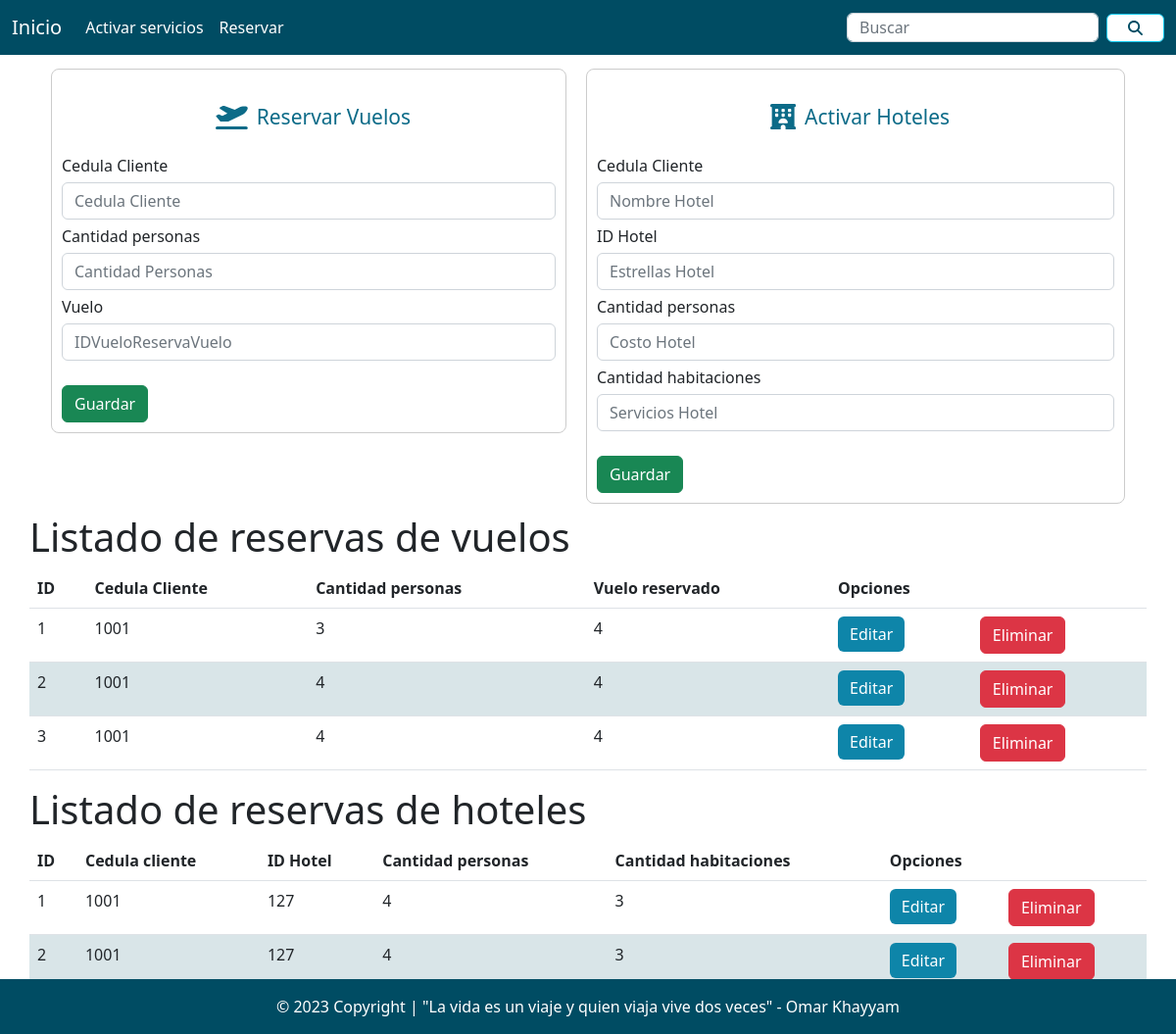
The app's page /orders/reservas/ with its own data.
### orders/models.py (models this page shows, shortened)
class reservaVuelo(models.Model):
    IDReservaVuelo = models.BigAutoField(primary_key=True)
    cedulaClienteReservaVuelo = models.ForeignKey(Cliente , on_delete=models.CASCADE , null=True)
    cantidadPersonasReservaVuelo = models.IntegerField()
    IDVueloReservaVuelo = models.ForeignKey(Vuelo , on_delete=models.CASCADE , null=True)

class Cliente(models.Model):
    cedulaCliente = models.IntegerField(primary_key=True)
    nombreCliente = models.CharField(max_length=100)
    telefonoCliente = models.IntegerField()
    correoCliente = models.EmailField(max_length=100)
    direccionCliente = models.CharField(max_length=300)
    contraseñaCliente = models.CharField('Contraseña', max_length=30)
    def __str__(self):
        return f'{self.cedulaCliente}'

class Vuelo(models.Model):
    IDVuelo = models.BigAutoField(primary_key=True)
    origenVuelo = models.CharField(max_length=100)
    destinoVuelo = models.CharField(max_length=100)
    fechaVuelo = models.DateField()
    horaSalidaVuelo = models.TimeField()
    horaLlegadaVuelo = models.TimeField()
    sillasDisponibleVuelo = models.IntegerField()
    costoVuelo = models.IntegerField()
    def __str__(self):
        return f'{self.IDVuelo}'

class reservaHotel(models.Model):
    IDReservaHotel = models.BigAutoField(primary_key=True)
    cedulaClienteReservaHotel = models.ForeignKey(Cliente , on_delete=models.CASCADE , null=True)
    IDHotelReservaHotel = models.ForeignKey(Hotel , on_delete=models.CASCADE , null=True)
    cantidadPersonasReservaHotel = models.IntegerField()
    cantidadHabitacionesReservaHotel = models.CharField(max_length=500)

class Hotel(models.Model):
    IDHotel = models.BigAutoField(primary_key=True)
    nombreHotel = models.CharField(max_length=100)
    estrellasHotel = models.IntegerField()
    costoHotel = models.IntegerField()
    serviciosHotel = models.CharField(max_length=500)
    imagenHotel = models.ImageField(upload_to='images/', blank=True, null=True)
    def __str__(self):
        return f'{self.IDHotel}'

### orders/views.py (the view)
# urls.py: path('reservas/', views.Reservas),
def Reservas(request):
    ReservaVueloListados = reservaVuelo.objects.all()
    ReservaHotelListados = reservaHotel.objects.all()
    return render(request, "reservas_create_list.html", {"reservaVuelo": ReservaVueloListados, "reservaHotel": ReservaHotelListados})

### orders/templates/reservas_create_list.html (shortened to what this page needs)
<!doctype html>
<html lang="en">
<head>
    {% load static %}
    <link href="https://cdn.jsdelivr.net/npm/bootstrap@5.2.3/dist/css/bootstrap.min.css" rel="stylesheet">
    <link href="https://getbootstrap.com/docs/5.2/assets/css/docs.css" rel="stylesheet">
    <link href="{% static 'css/style.css' %}" rel="stylesheet">
</head>
<body>
    <nav class="navbar navbar-expand-lg"
        style="background-color: #004c63; position: fixed; width: 100%; z-index: 100; ">
        <div class="container-fluid">
            <a class="navbar-brand text-white" href="/">Inicio</a>
            <div class="collapse navbar-collapse " id="navbarSupportedContent">
                <ul class="navbar-nav me-auto mb-2 mb-lg-0 ">
                    <li class="nav-item">
                        <a class="nav-link active text-white" aria-current="page" href="../activarServicios/">Activar
                            servicios</a>
                    </li>
                    <li class="nav-item">
                        <a class="nav-link text-white" href="../reservas/">Reservar</a>
                    </li>
                </ul>
                <form class="d-flex" role="search" style="align-items: center;">
                    <input class="form-control me-2" style="height: 30px;" type="search" placeholder="Buscar"
                        aria-label="Search">
                    <button class="btn btn-outline-info d-flex" type="submit"
                        style="align-items: center; background: white; fill: #004c63;"></button>
                </form>
            </div>
        </div>
    </nav>
    <div class="content">
        <div class="col-sm-12 col-md-12 col-lg-12 col-xl-12 row" style="justify-content: center; margin: 0;">
            <div class="col-12 col-md-6 row" style="justify-content: space-evenly;">
                <div class="" style="padding: 10px; border: none;">
                    <div style="border: 1px solid #ccc; border-radius: 8px; padding: 10px;">
                        <div class="inicio-form">
                            <h2>Reservar Vuelos</h2>
                        </div>
                        <div class="card-body">
                            <form action="/registrarReservaVuelo/" method="POST">{% csrf_token %}
                                <div class="form-group">
                                    <label for="FormControlInput">Cedula Cliente</label>
                                    <input type="text" id="cedulaClienteReservaVuelo" name="cedulaClienteReservaVuelo"
                                        class="form-control" placeholder="Cedula Cliente" maxlength="50" required>
                                </div>
                                <div class="form-group">
                                    <label for="FormControlInput">Cantidad personas</label>
                                    <input type="number" id="cantidadPersonasReservaVuelo"
                                        name="cantidadPersonasReservaVuelo" class="form-control"
                                        placeholder="Cantidad Personas" maxlength="50" required>
                                </div>
                                <div class="form-group">
                                    <label for="FormControlInput">Vuelo</label>
                                    <input type="text" id="IDVueloReservaVuelo" name="IDVueloReservaVuelo"
                                        class="form-control" placeholder="IDVueloReservaVuelo" maxlength="50" required>
                                </div>
                        </div>
                        <div class="form-group">
                            <button type="submit" class="btn btn-success btn-block text-white">Guardar</button>
                        </div>
                    </div>
                </div>
            </div>
            <div class="col-12 col-md-6" style="padding: 10px; border: none;">
                <div style="border: 1px solid #ccc; border-radius: 8px; padding: 10px;">
                    <div class="inicio-form">
                        <h2>Activar Hoteles</h2>
                    </div>
                    <div class="card-body">
                        <form action="/registrarReservaHotel/" method="POST" enctype="multipart/form-data">{% csrf_token %}
                            <div class="form-group">
                                <label for="FormControlInput">Cedula Cliente</label>
                                <input type="text" id="cedulaClienteReservaHotel" name="cedulaClienteReservaHotel" class="form-control"
                                    placeholder="Nombre Hotel" maxlength="50" required>
                            </div>
                            <div class="form-group">
                                <label for="FormControlInput">ID Hotel</label>
                                <input type="text" id="IDHotelReservaHotel" name="IDHotelReservaHotel" class="form-control"
                                    placeholder="Estrellas Hotel" maxlength="50" required>
                            </div>
                            <div class="form-group">
                                <label for="FormControlInput">Cantidad personas</label>
                                <input type="text" id="cantidadPersonasReservaHotel" name="cantidadPersonasReservaHotel" class="form-control"
                                    placeholder="Costo Hotel" maxlength="50" required>
                            </div>
                            <div class="form-group">
                                <label for="FormControlInput">Cantidad habitaciones</label>
                                <input type="text" id="cantidadHabitacionesReservaHotel" name="cantidadHabitacionesReservaHotel" class="form-control"
                                    placeholder="Servicios Hotel" maxlength="50" required>
                            </div>
                            <div class="form-group">
                                <button type="submit" class="btn btn-success btn-block text-white">Guardar</button>
                            </div>
                        </form>
                    </div>
                </div>
            </div>
        </div>
        <div class="col-sm-12">
            <h1>Listado de reservas de vuelos</h1>
            <div class="table-responsive">
                <table class="table">
                    <thead>
                        <tr>
                            <th>ID</th>
                            <th>Cedula Cliente</th>
                            <th>Cantidad personas</th>
                            <th>Vuelo reservado</th>
                            <th colspan="2">Opciones</th>
                        </tr>
                    </thead>
                    <tbody>
                        {% for i in reservaVuelo%}
                        <tr>
                            <td>{{i.IDReservaVuelo}}</td>
                            <td>{{i.cedulaClienteReservaVuelo}}</td>
                            <td>{{i.cantidadPersonasReservaVuelo}}</td>
                            <td>{{i.IDVueloReservaVuelo}}</td>
                            <td><a href="edicionReservaVuelo/{{i.IDReservaVuelo}}" class="btn btn-info">Editar</a></td>
                            <td><a href="eliminarReservaVuelo/{{i.IDReservaVuelo}}"
                                    class="btn btn-danger btnEliminacion">Eliminar</a>
                            </td>
                        </tr>
                        {% endfor %}
                    </tbody>
                </table>
            </div>
        </div>
        <div class="table-responsive">
            <table class="table">
                <thead>
                    <h1>Listado de reservas de hoteles</h1>
                    <tr>
                        <th>ID</th>
                        <th>Cedula cliente</th>
                        <th>ID Hotel</th>
                        <th>Cantidad personas</th>
                        <th>Cantidad habitaciones</th>
                        <th colspan="2">Opciones</th>
                    </tr>
                </thead>
                <tbody>
                    {% for i in reservaHotel %}
                    <tr>
                        <td>{{i.IDReservaHotel}}</td>
                        <td>{{i.cedulaClienteReservaHotel}}</td>
                        <td>{{i.IDHotelReservaHotel}}</td>
                        <td>{{i.cantidadPersonasReservaHotel}}</td>
                        <td>{{i.cantidadHabitacionesReservaHotel}}</td>
                        <td><a href="edicionReservaHotel/{{i.IDReservaHotel}}" class="btn btn-info">Editar</a></td>
                        <td><a href="eliminarReservaHotel/{{i.IDReservaHotel}}"
                                class="btn btn-danger btnEliminacion">Eliminar</a>
                        </td>
                    </tr>
                    {% endfor %}
                </tbody>
            </table>
        </div>
    </div>
</body>
</html>
<footer class=" text-center text-white" style="background-color: #006787;">
    <div class="text-center p-3" style="background-color: #004c63;">© 2023 Copyright | "La vida es un viaje y quien
        viaja vive dos veces" - Omar Khayyam</div>
</footer>

### orders/static/css/style.css (style rules this page uses)
body { overflow-x: hidden; }
html { overflow-x: hidden; }
.content { max-width: 1250px; margin: 0 auto; padding: 60px 30px 30px; }
form input { height: 38px; }
tr:nth-child(2n) { background: #00506826; }
.table-responsive { width: 100%; }
.btn-info { background: #0e85a9; border: none; color: white; }
.inicio-form { text-align: center; align-items: center; justify-content: center; color: #0c6b88; fill: #0c6b88; padding: 25px; display: flex; flex-direction: row; }
svg { font-size: 21px; margin: 0 9px; }
.inicio-form h2 { font-size: 21px; margin-bottom: 0; }
.btn-success { margin-top: 20px; }
input { margin: 5px 0; }
footer { position: relative; position: fixed; bottom: 0px; width: 100vw; margin-top: 30px; left: 0px; right: 0px; }

### orders/templates/reservas_create_list.html (style rules this page uses)
form input { height: 38px; }

### records on screen
reservaVuelo: IDReservaVuelo "1", cedulaClienteReservaVuelo "1001", cantidadPersonasReservaVuelo "3", IDVueloReservaVuelo "4"
reservaVuelo: IDReservaVuelo "2", cedulaClienteReservaVuelo "1001", cantidadPersonasReservaVuelo "4", IDVueloReservaVuelo "4"
reservaVuelo: IDReservaVuelo "3", cedulaClienteReservaVuelo "1001", cantidadPersonasReservaVuelo "4", IDVueloReservaVuelo "4"
reservaHotel: IDReservaHotel "1", cedulaClienteReservaHotel "1001", IDHotelReservaHotel "127", cantidadPersonasReservaHotel "4", cantidadHabitacionesReservaHotel "3"
reservaHotel: IDReservaHotel "2", cedulaClienteReservaHotel "1001", IDHotelReservaHotel "127", cantidadPersonasReservaHotel "4", cantidadHabitacionesReservaHotel "3"
